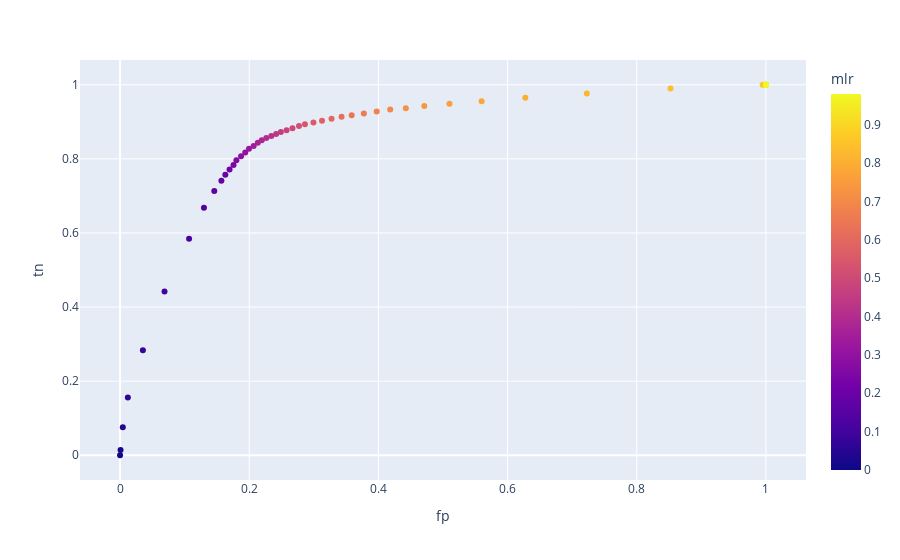

The code cell stored with this chart in its notebook:
### Code cell
mlr = []
tp = []
fp = []
tn = []
fn = []
tp_tot = len(result_df[(result_df['gid']==1)])
tn_tot = len(result_df[(result_df['gid']==0)])
print('tp_tot:%d tn_tot:%d' % (tp_tot,tn_tot))
for cut_val in range(50):
    cut_low=cut_val*0.02
    mlr.append(cut_low)
    tp.append(len(result_df[(result_df['A'] > cut_low) & (result_df['gid']==1)])/tp_tot)
    fn.append(len(result_df[(result_df['A'] > cut_low) & (result_df['gid']==0)])/tn_tot)
    tn.append(len(result_df[(result_df['A'] < cut_low) & (result_df['gid']==0)])/tn_tot)
    fp.append(len(result_df[(result_df['A'] < cut_low) & (result_df['gid']==1)])/tp_tot)

df_cm=pd.DataFrame(mlr, columns=['mlr'])
df_tp=pd.DataFrame(tp, columns=['tp'])
df_fp=pd.DataFrame(fp, columns=['fp'])
df_tn=pd.DataFrame(tn, columns=['tn'])
df_fn=pd.DataFrame(fn, columns=['fn'])

#df_cm=pd.concat([df_cm, df_mlr], axis=1)
df_cm=pd.concat([df_cm, df_tp], axis=1)
df_cm=pd.concat([df_cm, df_fp], axis=1)
df_cm=pd.concat([df_cm, df_tn], axis=1)
df_cm=pd.concat([df_cm, df_fn], axis=1)
#print(df_cm)

fig = px.scatter(df_cm, x="fp",y="tn",color="mlr",opacity=1)
#fig = px.line(df_cm, x="fp",y="tn")
fig.show()

### Figure 1 — Plotly figure (JSON) as saved in the notebook; plotly's stock layout.template omitted (floating-point values rounded to 4 significant figures)
{"data": [{"hoverlabel": {"namelength": 0}, "hovertemplate": "fp=%{x}<br>tn=%{y}<br>mlr=%{marker.color}", "legendgroup": "", "marker": {"color": [0, 0.02, 0.04, 0.06, 0.08, 0.1, 0.12, 0.14, 0.16, 0.18, 0.2, 0.22, 0.24, 0.26, 0.28, 0.3, 0.32, 0.34, 0.36, 0.38, 0.4, 0.42, 0.44, 0.46, 0.48, 0.5, 0.52, 0.54, 0.56, 0.58, 0.6, 0.62, 0.64, 0.66, 0.68, 0.7, 0.72, 0.74, 0.76, 0.78, 0.8, 0.82, 0.84, 0.86, 0.88, 0.9, 0.92, 0.94, 0.96, 0.98], "coloraxis": "coloraxis", "opacity": 1, "symbol": "circle"}, "mode": "markers", "name": "", "showlegend": false, "type": "scatter", "x": [0, 0.0007608, 0.00428, 0.01208, 0.03538, 0.06885, 0.1069, 0.1299, 0.1459, 0.1569, 0.163, 0.1696, 0.1757, 0.1801, 0.1874, 0.1938, 0.1996, 0.2068, 0.2133, 0.2194, 0.2264, 0.2342, 0.2417, 0.249, 0.2578, 0.267, 0.277, 0.2863, 0.2994, 0.3127, 0.3274, 0.3429, 0.3586, 0.3775, 0.3973, 0.4183, 0.4424, 0.471, 0.51, 0.5598, 0.6275, 0.7227, 0.8522, 0.9949, 1, 1, 1, 1, 1, 1], "xaxis": "x", "y": [0, 0.01403, 0.07555, 0.1561, 0.2832, 0.442, 0.5841, 0.6679, 0.7132, 0.741, 0.7571, 0.7711, 0.7834, 0.7965, 0.8072, 0.8172, 0.8273, 0.8347, 0.8432, 0.8502, 0.8561, 0.8614, 0.8668, 0.8728, 0.8774, 0.8825, 0.8884, 0.8935, 0.8981, 0.903, 0.9081, 0.9135, 0.9176, 0.9222, 0.9277, 0.9332, 0.9369, 0.9424, 0.9487, 0.9556, 0.9646, 0.9765, 0.9896, 0.9998, 1, 1, 1, 1, 1, 1], "yaxis": "y"}], "layout": {"coloraxis": {"colorbar": {"title": {"text": "mlr"}}, "colorscale": [[0, "#0d0887"], [0.1111, "#46039f"], [0.2222, "#7201a8"], [0.3333, "#9c179e"], [0.4444, "#bd3786"], [0.5556, "#d8576b"], [0.6667, "#ed7953"], [0.7778, "#fb9f3a"], [0.8889, "#fdca26"], [1, "#f0f921"]]}, "legend": {"tracegroupgap": 0}, "margin": {"t": 60}, "xaxis": {"anchor": "y", "domain": [0, 1], "title": {"text": "fp"}}, "yaxis": {"anchor": "x", "domain": [0, 1], "title": {"text": "tn"}}}}
